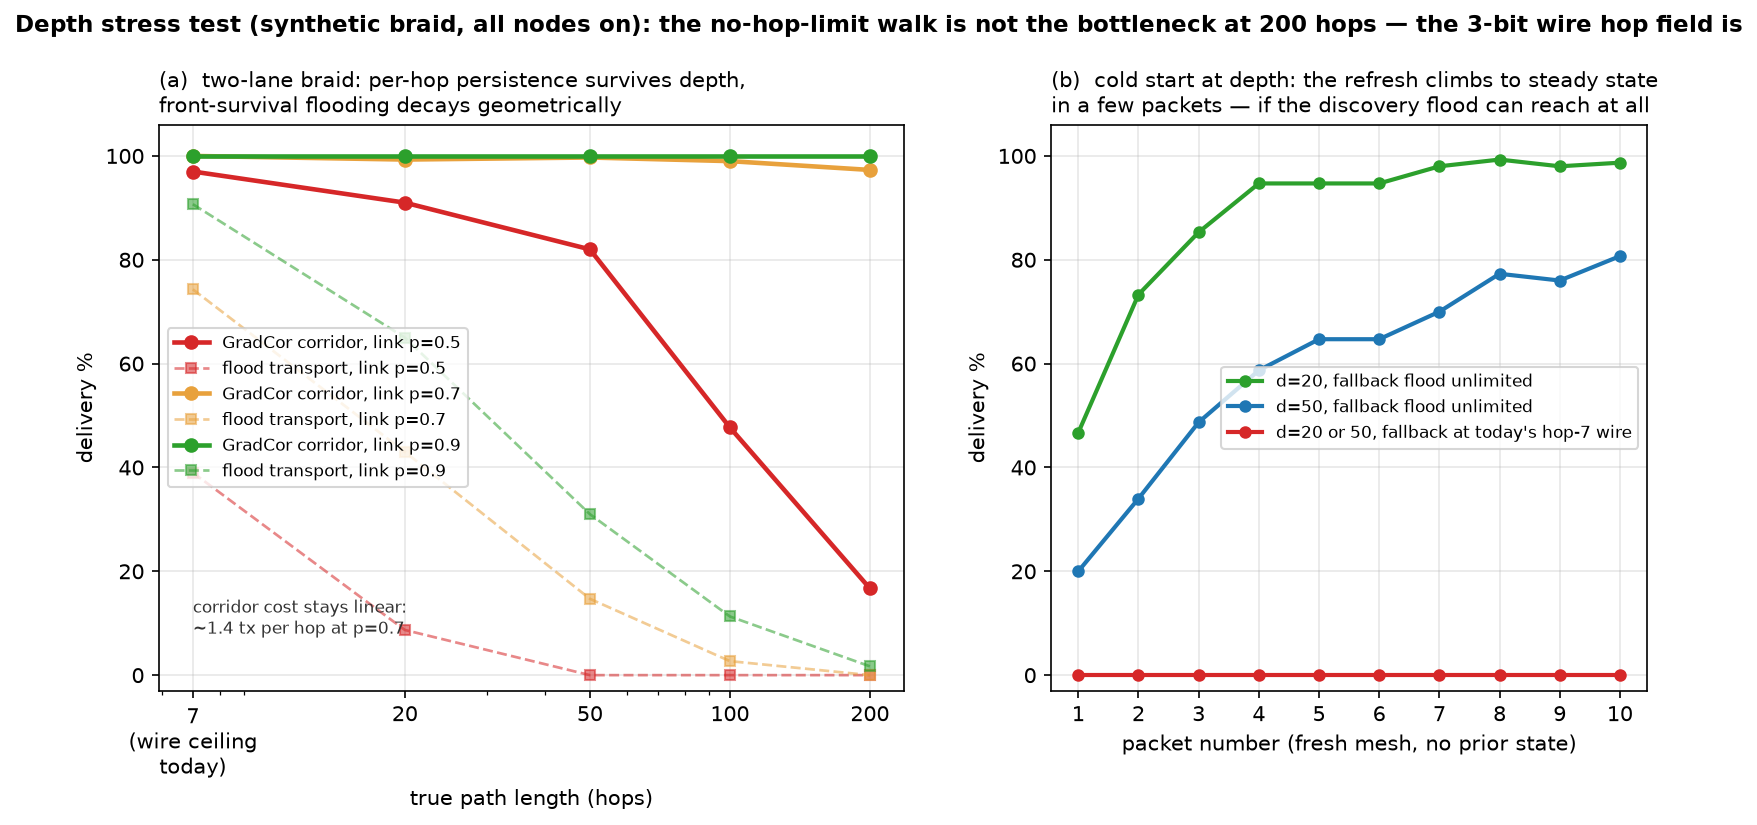

This chart was generated by the following Python code:
"""Figure: GradCor vs flood at depth (synthetic braid stress test)."""
import csv

import matplotlib
matplotlib.use("Agg")
import matplotlib.pyplot as plt

rows = list(csv.DictReader(open("depth_results.csv")))
for r in rows:
    for k in ("depth", "width"):
        r[k] = int(r[k])
    for k in ("p", "warm_dlv", "warm_tx", "flood_dlv", "flood_tx"):
        r[k] = float(r[k])

fig = plt.figure(figsize=(12.8, 4.9))
gs = fig.add_gridspec(1, 2, width_ratios=[1.25, 1.0], wspace=0.22)

# ---- (a) delivery vs depth, w=2 braid ----
ax = fig.add_subplot(gs[0])
COLORS = {0.5: "#d62728", 0.7: "#e8a13c", 0.9: "#2ca02c"}
for p in (0.5, 0.7, 0.9):
    sub = sorted([r for r in rows if r["width"] == 2 and r["p"] == p],
                 key=lambda r: r["depth"])
    ds = [r["depth"] for r in sub]
    ax.plot(ds, [r["warm_dlv"] for r in sub], "o-", color=COLORS[p], lw=2.2,
            ms=6, label=f"GradCor corridor, link p={p}")
    ax.plot(ds, [r["flood_dlv"] for r in sub], "s--", color=COLORS[p], lw=1.3,
            ms=5, alpha=0.55, label=f"flood transport, link p={p}")
ax.set_xscale("log")
ax.set_xticks([7, 20, 50, 100, 200])
ax.set_xticklabels(["7\n(wire ceiling\ntoday)", "20", "50", "100", "200"])
ax.set_xlabel("true path length (hops)")
ax.set_ylabel("delivery %")
ax.set_ylim(-3, 106)
ax.grid(alpha=0.3)
ax.legend(fontsize=8.2, loc="center left")
ax.set_title("(a)  two-lane braid: per-hop persistence survives depth,\n"
             "front-survival flooding decays geometrically", fontsize=10, loc="left")
ax.text(7, 8, "corridor cost stays linear:\n~1.4 tx per hop at p=0.7",
        fontsize=8.4, color="#333")

# ---- (b) cold-start ramp ----
axb = fig.add_subplot(gs[1])
ramps = {
    ("d=20, fallback flood unlimited", "#2ca02c", "-"):
        [46.7, 73.3, 85.3, 94.7, 94.7, 94.7, 98.0, 99.3, 98.0, 98.7],
    ("d=50, fallback flood unlimited", "#1f77b4", "-"):
        [20.0, 34.0, 48.7, 58.7, 64.7, 64.7, 70.0, 77.3, 76.0, 80.7],
    ("d=20 or 50, fallback at today's hop-7 wire", "#d62728", "-"):
        [0.0] * 10,
}
for (label, color, ls), ys in ramps.items():
    axb.plot(range(1, 11), ys, "o" + ls, color=color, lw=2, ms=5, label=label)
axb.set_xticks(range(1, 11))
axb.set_xlabel("packet number (fresh mesh, no prior state)")
axb.set_ylabel("delivery %")
axb.set_ylim(-3, 106)
axb.grid(alpha=0.3)
axb.legend(fontsize=8.2, loc="center right")
axb.set_title("(b)  cold start at depth: the refresh climbs to steady state\n"
              "in a few packets \u2014 if the discovery flood can reach at all",
              fontsize=10, loc="left")

fig.suptitle("Depth stress test (synthetic braid, all nodes on): the no-hop-limit walk is not the bottleneck at 200 hops \u2014 "
             "the 3-bit wire hop field is", fontsize=11, fontweight="bold", y=1.03)
fig.savefig("fig_depth.png", dpi=150, bbox_inches="tight")
print("wrote fig_depth.png")
